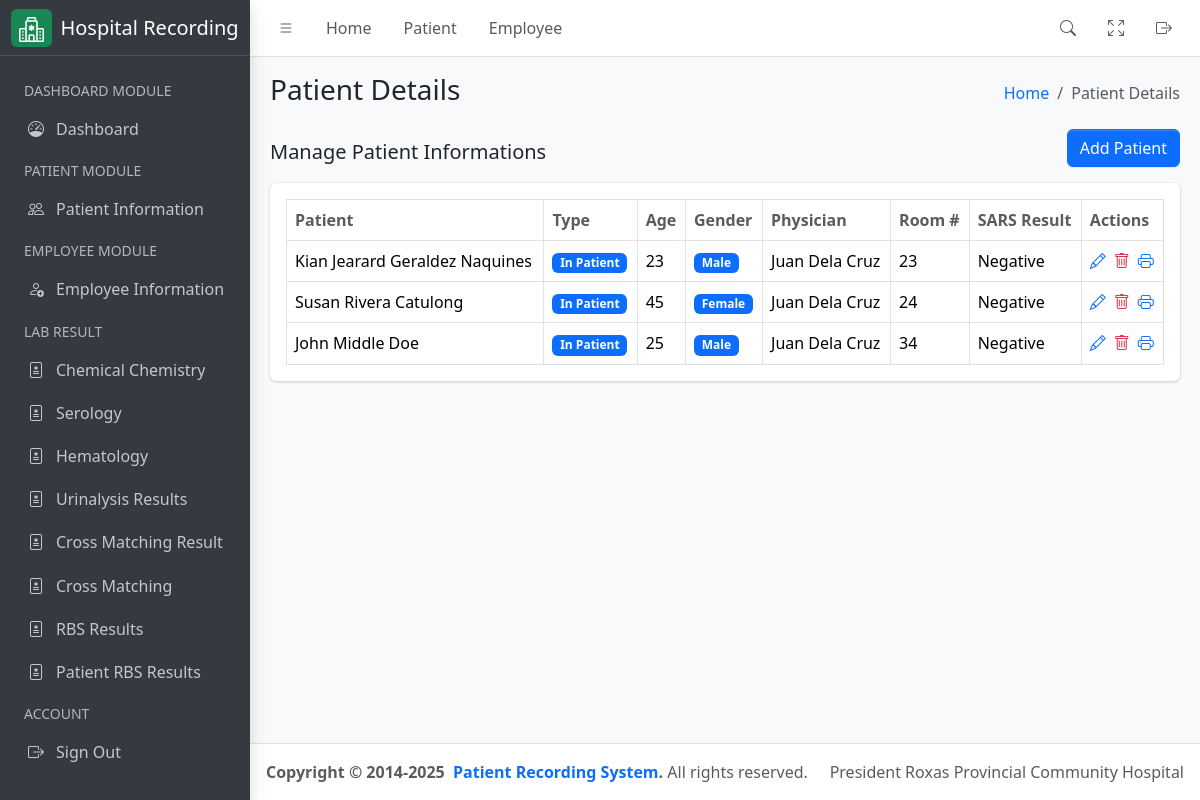
Page /patient/ on the earlier database version.
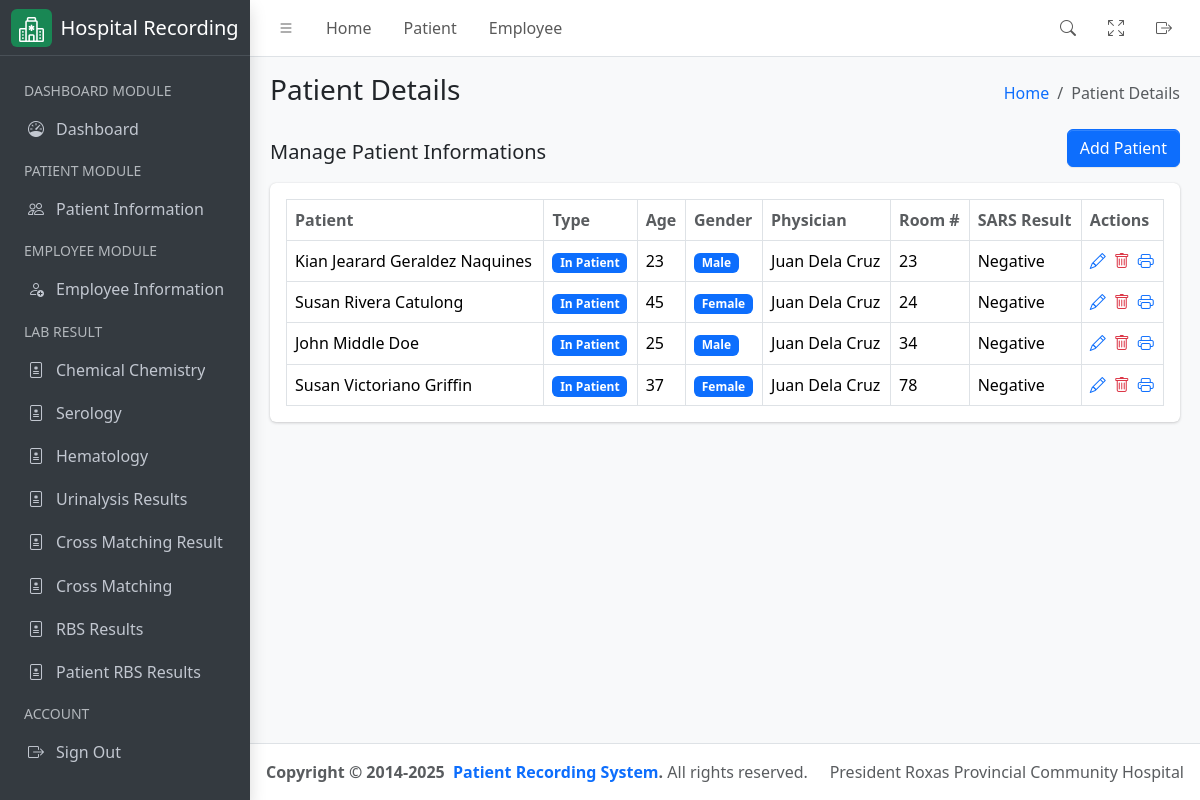
Same page on the later database version.
### hospital_app/models.py (models this page shows, shortened)
class Patient(models.Model):
    firstname = models.CharField(max_length=255)
    middlename = models.CharField(max_length=255)
    lastname = models.CharField(max_length=255)
    age = models.PositiveIntegerField()
    sex = models.CharField(
        max_length=10, choices=(("Male", "Male"), ("Female", "Female"))
    )
    physician = models.ForeignKey(
        User,
        related_name="physician",
        limit_choices_to={"groups__name": "Physician"},
        on_delete=models.CASCADE,
    )
    room_number = models.PositiveIntegerField()
    sample_type = models.CharField(max_length=255)
    time_of_collection = models.TimeField()
    date_of_collection = models.DateField()
    sars_result = models.CharField(max_length=255)
    date = models.DateField(auto_now_add=True)
    assigned_pathologist = models.ForeignKey(
        User,
        related_name="patient_pathologist",
        on_delete=models.CASCADE,
        null=True,
        blank=True,
        limit_choices_to={"groups__name": "Pathologist"},
    )
    assigned_technologist = models.ForeignKey(
        User,
        related_name="patient_technologist",
        on_delete=models.CASCADE,
        null=True,
        blank=True,
        limit_choices_to={"groups__name": "Medical Technologist"},
    )
    patient_type = models.CharField(
        max_length=100,
        default="In Patient",
        choices=(
            ("In Patient", "In Patient"),
            ("Out Patient", "Out Patient"),
        ),
    )
    def get_full_name(self):
        return f"{self.firstname} {self.middlename} {self.lastname}"

### hospital_app/views.py (the view)
# urls.py: path('patient/', PatientListView.as_view(), name="patient_list"),
class PatientListView(ListView):
    template_name = "patient.html"
    queryset = Patient.objects.all()
    context_object_name = "patients"
    def get_context_data(self, **kwargs):
        context = super().get_context_data(**kwargs)
        context["detail_header"] = "Patient Details List"
        context["humberger_header"] = "Patient Details"
        return context

### hospital_app/templates/patient.html
{% extends './includes/base.html' %}
{% block content %}
<div class="container-fluid">
    <div class="row">
        <div class="col-md-12">
            <div class="d-flex justify-content-between align-items-center">
                <h5>Manage Patient Informations</h5>
                <a href="{% url 'patient_add' %}" class="btn btn-primary mb-3">Add Patient</a>
            </div>
            <div class="card mb-4">
                <div class="card-body">
                    <table id="datatable" class="table table-bordered table-hover">
                        <thead>
                            <tr>
                                <th class="text-muted">Patient</th>
                                <th class="text-muted">Type</th>
                                <th class="text-muted">Age</th>
                                <th class="text-muted">Gender</th>
                                <th class="text-muted">Physician</th>
                                <th class="text-muted">Room #</th>
                                <th class="text-muted">SARS Result</th>
                                <th class="text-muted">Actions</th>
                            </tr>
                        </thead>
                        <tbody>
                            {% for result in patients %}
                            <tr>
                                <td>{{ result.get_full_name }}</td>
                                <td>
                                    <span class="badge bg-primary">{{ result.patient_type }}</span>
                                </td>
                                <td>{{ result.age }}</td>
                                <td>
                                    <span class="badge bg-primary">{{ result.sex }}</span>
                                </td>
                                <td>{{ result.physician.get_full_name }}</td>
                                <td>{{ result.room_number }}</td>
                                <td>{{ result.sars_result }}</td>
                                <td>
                                    <div class="d-flex align-items-center justify-content-start gap-2">
                                        <a href="{% url 'patient_update' pk=result.id %}" class="text-sm">
                                            <i class="bi bi-pencil"></i>
                                        </a>
                                        <a href="{% url 'patient_delete' pk=result.id %}" class="text-sm">
                                            <i class="bi bi-trash text-danger"></i>
                                        </a>
                                        <a href="{% url 'generate_panbio' pk=result.id %}">
                                            <i class="bi bi-printer"></i>
                                        </a>
                                    </div>
                                </td>
                            </tr>
                            {% endfor %}
                        </tbody>
                    </table>
                </div>
            </div>
        </div>
    </div>
</div>
{% endblock %}

Differences in the rows shown:
added Patient: get_full_name "Susan Victoriano Griffin", patient_type "In Patient", age "37", sex "Female", physician.get_full_name "Juan Dela Cruz", room_number "78", sars_result "Negative"
